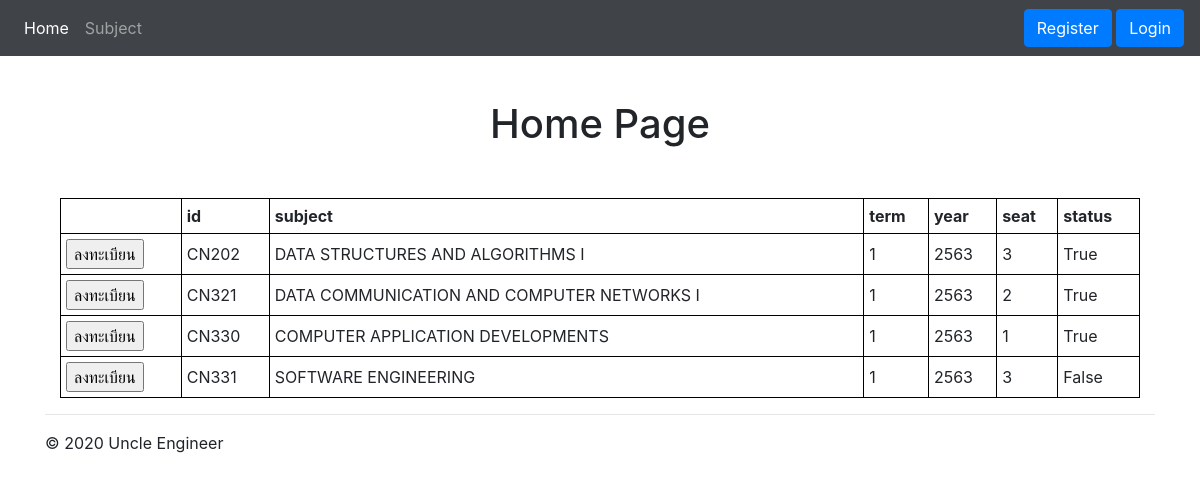
The app's page /enrollcours/subject/ with its own data.
### enrollcourse/models.py (models this page shows, shortened)
class Course(models.Model):
    idsubject = models.CharField(max_length=5)
    subject = models.CharField(max_length=64)
    term = models.PositiveIntegerField()
    year = models.CharField(max_length=4)
    seat = models.PositiveIntegerField(default = 3)
    status = models.BooleanField(default=True)

### enrollcourse/views.py (the view)
# urls.py: path('subject/', views.Subjects, name="subjects"),
def Subjects(request):
    subj = Course.objects.all() #ดึงค่าจากdatabaseทั้งหมด
    context = {'subj':subj}
    return render(request, 'pages/subjects.html', context)

### enrollcourse/templates/pages/subjects.html
{% extends 'pages/base.html' %}
{% block content %}
<div class="container">
    <center>
    <table style="width:100%">
        <tr>
          <th></th></th><th>id</th><th>subject</th><th>term</th><th>year</th><th>seat</th><th>status</th>
        </tr>
        {% for sj in subj  %}
        <tr>
          <td><input type="submit" value="ลงทะเบียน"></td></td><td>{{sj.idsubject}}</td><td>{{sj.subject}}</td><td>{{sj.term}}</td><td>{{sj.year}}</td><td>{{sj.seat}}</td><td>{{sj.status}}</td>
        </tr>
        {% endfor %}
    </table>
    </center>
</div>
 {% endblock content %}

### enrollcourse/templates/pages/base.html (shortened to what this page needs)
<!doctype html>
<html lang="en">
  <head>
    <link rel="stylesheet" href="https://maxcdn.bootstrapcdn.com/bootstrap/4.4.1/css/bootstrap.min.css">
    <link rel="stylesheet" href="https://cdnjs.cloudflare.com/ajax/libs/font-awesome/4.7.0/css/font-awesome.min.css">
  </head>
  <body>
    <nav class="navbar navbar-expand-md navbar-dark fixed-top" style='background-color: #404347;'>
  <div class="collapse navbar-collapse" id="navbarsExampleDefault">
    <ul class="navbar-nav mr-auto">
      <li class="nav-item active">
        <a class="nav-link" href="{% url 'homepage' %}">Home <span class="sr-only">(current)</span></a>
      </li>
      <li class="nav-item">
        <a class="nav-link" href="{% url 'subjects' %}">Subject</a>
      </li>
    </ul>
    <div>
      {% if user.is_authenticated %}
      <font color="white"> {{ user.first_name }}</font>
        &nbsp <a class="btn btn-primary" href="{% url 'logout' %}">Logout</a>
      {% else %}
      <a class="btn btn-primary" href="{% url 'registerpage' %}">Register</a>
      <a class="btn btn-primary" href="{% url 'login' %}">Login</a>
      {% endif %}
    </div>
  </div>
</nav>
<main role="main">
  <div class="container" style="margin-top: 100px; margin-bottom: 50px" >
    <center><h1>Home Page</h1></center>
  </div>
  <div class="container">
   {% block content %}
   {% endblock %}
    <hr>
  </div>
</main>
<footer class="container">
  <p>&copy; 2020 Uncle Engineer</p>
</footer>
</body>
</html>

### enrollcourse/templates/pages/base.html (style rules this page uses)
table, th, td { border: 1px solid black; border-collapse: collapse; }
th, td { padding: 5px; text-align: left; }

### records on screen
Course: idsubject "CN202", subject "DATA STRUCTURES AND ALGORITHMS I", term "1", year "2563", seat "3", status "True"
Course: idsubject "CN321", subject "DATA COMMUNICATION AND COMPUTER NETWORKS I", term "1", year "2563", seat "2", status "True"
Course: idsubject "CN330", subject "COMPUTER APPLICATION DEVELOPMENTS", term "1", year "2563", seat "1", status "True"
Course: idsubject "CN331", subject "SOFTWARE ENGINEERING", term "1", year "2563", seat "3", status "False"
